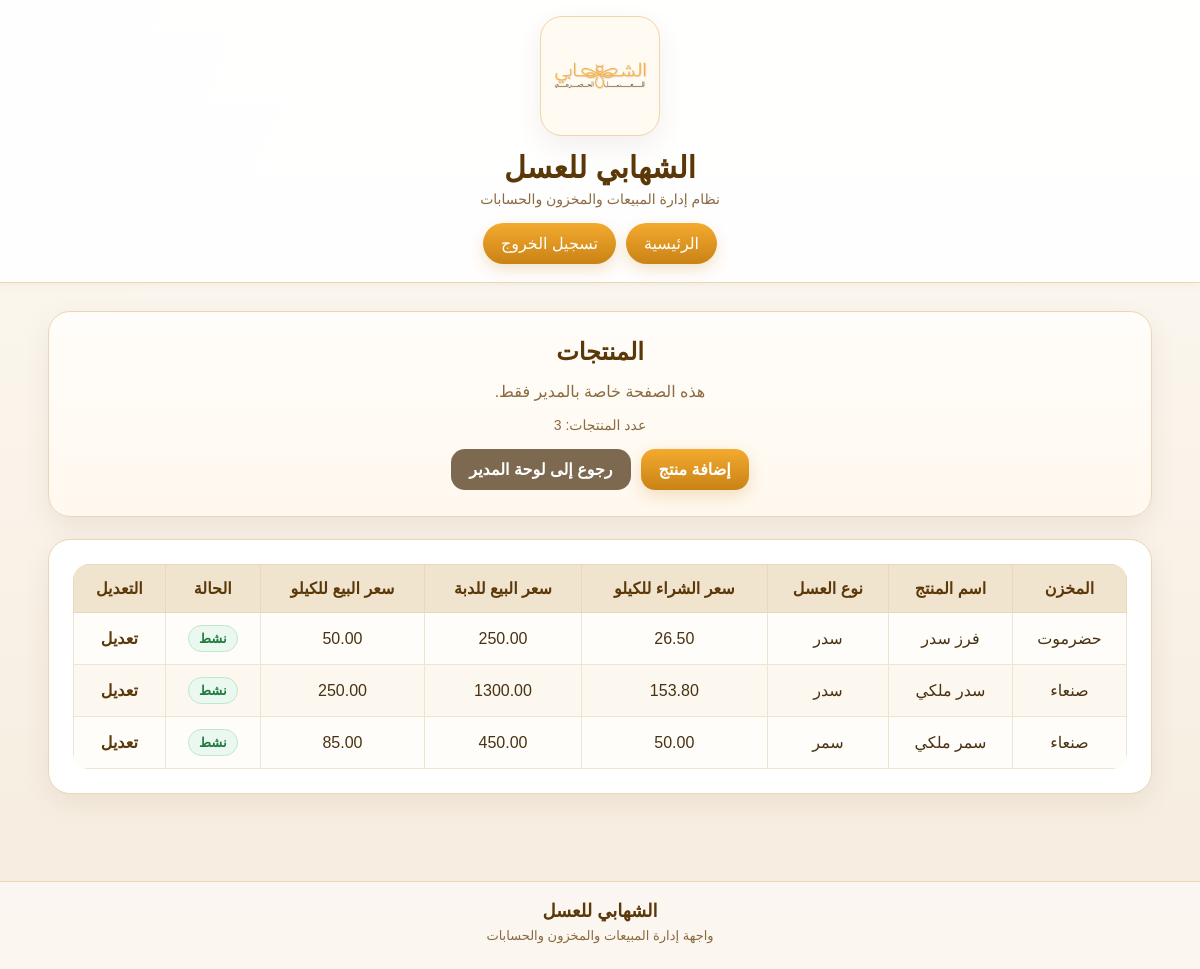
The app's page /accounts/manager-products/ (signed in) with its own data.
### products/models.py (models this page shows, shortened)
class Product(models.Model):
    warehouse = models.ForeignKey(
        Warehouse,
        on_delete=models.CASCADE,
        verbose_name='المخزن'
    )
    name = models.CharField(max_length=150, verbose_name='اسم المنتج')
    honey_type = models.CharField(max_length=150, blank=True, null=True, verbose_name='نوع العسل')
    purchase_price_per_kg = models.DecimalField(
    max_digits=10,
    decimal_places=2,
    default=0,
    verbose_name='سعر الشراء للكيلو'
)
    default_sale_price_per_dabba = models.DecimalField(
        max_digits=10,
        decimal_places=2,
        default=0,
        verbose_name='سعر البيع الافتراضي للدبة'
    )
    default_sale_price_per_kg = models.DecimalField(
        max_digits=10,
        decimal_places=2,
        default=0,
        verbose_name='سعر البيع الافتراضي للكيلو'
    )
    is_active = models.BooleanField(default=True, verbose_name='نشط')
    created_at = models.DateTimeField(auto_now_add=True, verbose_name='تاريخ الإنشاء')
    class Meta:
        verbose_name = 'منتج'
        verbose_name_plural = 'المنتجات'

### warehouses/models.py (models this page shows, shortened)
class Warehouse(models.Model):
    name = models.CharField(max_length=100, verbose_name='اسم المخزن')
    city = models.CharField(max_length=100, verbose_name='المدينة')
    is_active = models.BooleanField(default=True, verbose_name='نشط')
    created_at = models.DateTimeField(auto_now_add=True, verbose_name='تاريخ الإنشاء')
    class Meta:
        verbose_name = 'مخزن'
        verbose_name_plural = 'المخازن'

### accounts/views.py (the view)
# urls.py: path('manager-products/', manager_products_list, name='manager-products-list'),
@login_required
def manager_products_list(request):
    profile = WorkerProfile.objects.filter(user=request.user).select_related('warehouse').first()
    if not profile or profile.role != 'manager':
        return redirect('dashboard')
    products = Product.objects.select_related('warehouse').order_by('warehouse__name', 'name')
    return render(request, 'accounts/manager_products_list.html', {
        'profile': profile,
        'products': products,
    })

### templates/accounts/manager_products_list.html (shortened to what this page needs)
{% extends 'base.html' %}
{% block content %}
<div class="hero-card">
    <h2>المنتجات</h2>
    <p class="muted">هذه الصفحة خاصة بالمدير فقط.</p>
    <div class="page-meta">عدد المنتجات: {{ products|length }}</div>
    <div class="actions">
        <a href="{% url 'manager-product-create' %}" class="btn">إضافة منتج</a>
        <a href="{% url 'manager-dashboard' %}" class="btn btn-secondary">رجوع إلى لوحة المدير</a>
    </div>
</div>
<div class="panel-card">
    {% if products %}
        <div style="overflow-x:auto;">
            <table class="custom-table">
                <thead>
                    <tr>
                        <th>المخزن</th>
                        <th>اسم المنتج</th>
                        <th>نوع العسل</th>
                        <th>سعر الشراء للكيلو</th>
                        <th>سعر البيع للدبة</th>
                        <th>سعر البيع للكيلو</th>
                        <th>الحالة</th>
                        <th>التعديل</th>
                    </tr>
                </thead>
                <tbody>
                    {% for product in products %}
                    <tr>
                        <td>{{ product.warehouse.name }}</td>
                        <td>{{ product.name }}</td>
                        <td>{{ product.honey_type|default:"-" }}</td>
                        <td>{{ product.purchase_price_per_kg }}</td>
                        <td>{{ product.default_sale_price_per_dabba }}</td>
                        <td>{{ product.default_sale_price_per_kg }}</td>
                        <td>
                            {% if product.is_active %}
                                <span class="badge badge-success">نشط</span>
                            {% else %}
                                <span class="badge badge-danger">غير نشط</span>
                            {% endif %}
                        </td>
                        <td>
                            <a href="{% url 'manager-product-update' product.pk %}">تعديل</a>
                        </td>
                    </tr>
                    {% endfor %}
                </tbody>
            </table>
        </div>
    {% else %}
        <p class="muted">لا توجد منتجات حتى الآن.</p>
    {% endif %}
</div>
{% endblock %}

### static/css/style.css (style rules this page uses)
:root { --bg-main: #fbf7ef; --bg-soft: #f7efe2; --card-bg: #ffffff; --text-main: #493112; --text-soft: #8a6a40; --gold-main: #f4aa2f; --gold-dark: #c98315; --brown-main: #5a3808; --border-soft: #ead7b5; --shadow-soft: 0 10px 28px rgba(90, 56, 8, 0.08); --radius-xl: 22px; --radius-lg: 18px; --radius-md: 14px; }
* { box-sizing: border-box; }
body { margin: 0; font-family: Tahoma, Arial, sans-serif; color: var(--text-main); background: radial-gradient(circle at top left, rgba(244, 170, 47, 0.06), transparent 22%), linear-gradient(180deg, #fdfaf4 0%, #f6ecde 100%); }
.hero-card, .panel-card, .stat-card { background: var(--card-bg); border: 1px solid var(--border-soft); border-radius: var(--radius-xl); box-shadow: var(--shadow-soft); }
.hero-card { padding: 26px; text-align: center; margin-bottom: 22px; background: linear-gradient(180deg, #fffdfa 0%, #fff8ee 100%); }
.panel-card { padding: 24px; margin-bottom: 22px; }
.hero-card h2, .panel-card h2, .panel-card h3 { margin-top: 0; margin-bottom: 10px; color: var(--brown-main); }
.muted { color: var(--text-soft); text-align: center; }
.actions { display: flex; justify-content: center; gap: 10px; flex-wrap: wrap; margin-top: 14px; }
.btn { display: inline-block; padding: 11px 18px; border-radius: 14px; background: linear-gradient(180deg, var(--gold-main), var(--gold-dark)); color: white; text-decoration: none; border: none; cursor: pointer; font-weight: bold; box-shadow: 0 6px 16px rgba(201, 131, 21, 0.22); }
.btn-secondary { background: #7d6950; box-shadow: none; }
.custom-table { width: 100%; border-collapse: collapse; background: #fff; overflow: hidden; border-radius: 16px; }
.custom-table th { background: #f1e4cf; color: var(--brown-main); padding: 14px 12px; border: 1px solid #e7d8be; text-align: center; white-space: nowrap; }
.custom-table td { padding: 12px; border: 1px solid #efe3d1; text-align: center; white-space: nowrap; background: #fffdfa; }
.custom-table tbody tr:nth-child(even) td { background: #fcf7ef; }
.custom-table a { color: var(--brown-main); font-weight: bold; text-decoration: none; }
.hero-card .actions { margin-top: 16px; }
.btn, .main-nav a, .logout-btn, .quick-links a { transition: 0.2s ease; }
.badge { display: inline-block; padding: 6px 10px; border-radius: 999px; font-size: 13px; font-weight: bold; line-height: 1; }
.badge-success { background: #eaf8ef; color: #1f7a3f; border: 1px solid #bfe7cc; }
.page-meta { text-align: center; color: var(--text-soft); font-size: 14px; margin-top: 8px; }

### records on screen
Product: warehouse.name "حضرموت", name "فرز سدر", honey_type "سدر", purchase_price_per_kg "26.50", default_sale_price_per_dabba "250.00", default_sale_price_per_kg "50.00", is_active "نشط"
Product: warehouse.name "صنعاء", name "سدر ملكي", honey_type "سدر", purchase_price_per_kg "153.80", default_sale_price_per_dabba "1300.00", default_sale_price_per_kg "250.00", is_active "نشط"
Product: warehouse.name "صنعاء", name "سمر ملكي", honey_type "سمر", purchase_price_per_kg "50.00", default_sale_price_per_dabba "450.00", default_sale_price_per_kg "85.00", is_active "نشط"

### other values on screen
{{ products|length }} "3"
